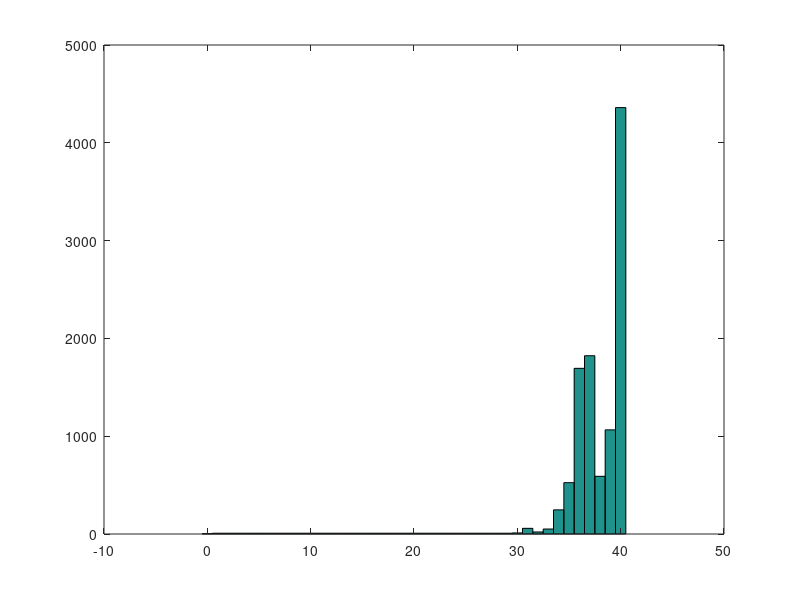

Write the MATLAB code that produced this figure. (Note: this script raises an error after producing the figure.)
%% Session 1
fileID = fopen('g4s1.txt','r');
formatSpec = '%f';
A = fscanf(fileID,formatSpec);
 hist(A,0:1:40)
h = findobj(gca,'Type','patch');
h.FaceColor = [0 0 0]; 
fclose(fileID);
%% Session 2

